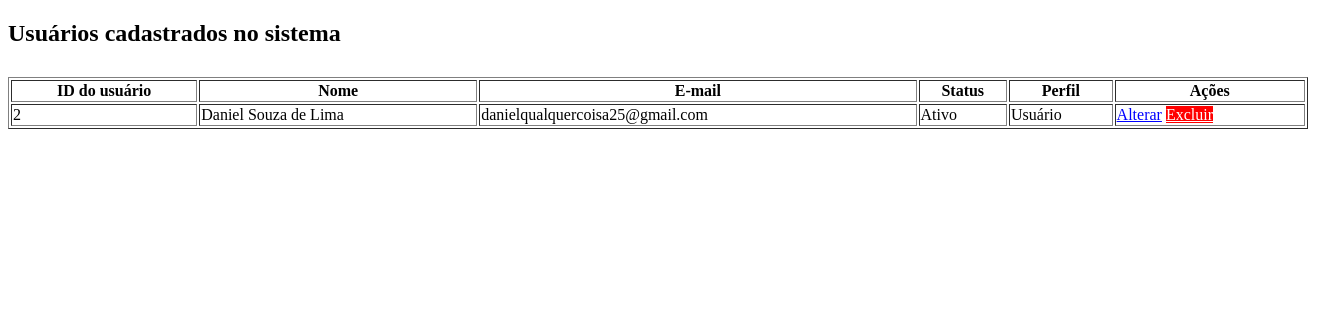
Page /view/adm.php on the earlier database version.
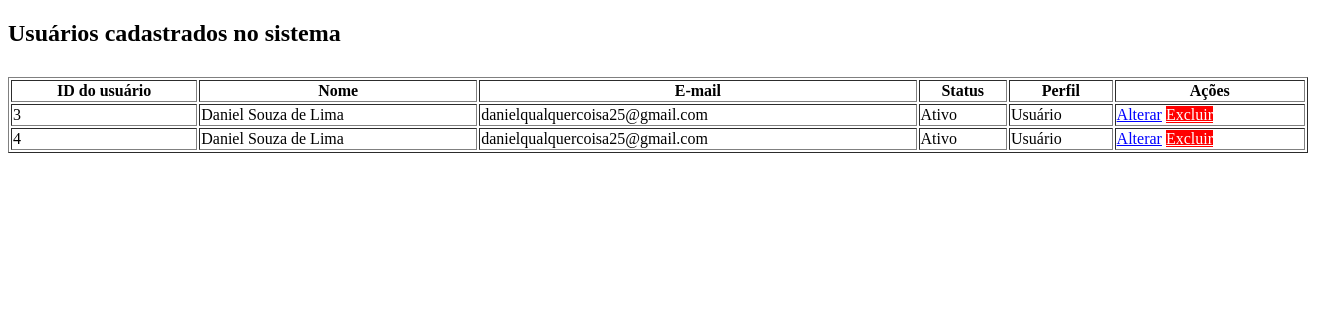
Same page on the later database version.
### tables this page shows
CREATE TABLE `usuario` (
  `id_usuario` int(11) NOT NULL,
  `nome` varchar(100) NOT NULL,
  `email` varchar(100) NOT NULL,
  `senha` varchar(100) NOT NULL,
  `estado` varchar(100) NOT NULL,
  `cidade` varchar(100) NOT NULL,
  `genero` varchar(1) NOT NULL,
  `perfil` varchar(1) NOT NULL,
  `telefone` int(20) NOT NULL,
  `foto` varchar(255) DEFAULT NULL,
  `nascimento` date DEFAULT NULL,
  `situacaoUsuario` int(1) DEFAULT NULL
);

### model/DAO/usuarioDAO.php (called while the page is built, shortened)
<?php
class usuarioDAO{
public function listarUsuarios(){
    try{
        $conn = new PDO('mysql:host=localhost;dbname=anime-chats;charset=utf8',"root","");
        $sql = "SELECT * FROM usuario";
        $stmt = $conn->prepare($sql);
        $stmt->execute();
        $retorno = $stmt->fetchAll(PDO::FETCH_ASSOC);
        return $retorno;
    }catch(PDOException $e){
        echo $e->getMessage();
    }
}
}

### view/adm.php (the view, shortened to what this page needs)
<!DOCTYPE html>
<html lang="en">
<head>
</head>
<body>
    <h2 style="margin-bottom:30px">Usuários cadastrados no sistema</h2>
    <?php
    if (!isset($_GET["idusuario"]) || $_GET["idusuario"] == 0) {
    ?>
        <table border="1" width="1300px">
            <tr>
                <th>ID do usuário</th>
                <th>Nome</th>
                <th>E-mail</th>
                <th>Status</th>
                <th>Perfil</th>
                <th>Ações</th>
            </tr>
            <?php
            require_once "../model/DAO/usuarioDAO.php";
            $usuarioConn = new usuarioDAO();
            $retorno = $usuarioConn->listarUsuarios();
            foreach ($retorno as $usuario) {
            ?>
                <tr <?php if ($usuario["perfil"] == "A") {
                        echo "style='background-color:#B4BAF2'";
                    } ?>>
                    <td><?= $usuario["id_usuario"] ?></td>
                    <td><?= $usuario["nome"] ?></td>
                    <td><?= $usuario["email"] ?></td>
                    <td><?php if ($usuario["situacaoUsuario"] == 1) {
                            echo "Ativo";
                        } else {
                            echo "<p style='color:red;margin:0'>Inativo</p>";
                        } ?></td>
                    <td><?php if ($usuario["perfil"] == "U") {
                            echo "Usuário";
                        } else {
                            echo "<p style='color:darkred;margin:0'>Administrador</p>";
                        } ?></td>
                    <td>
                        <a href="?idusuario=<?= $usuario["id_usuario"] ?>" style="color:blue">Alterar</a>
                        <a href="../control/deletarUsuario.php?idusuario=<?= $usuario["id_usuario"] ?>&nome=<?= $usuario["nome"] ?>" style="background-color:red;border-radius:5px solid black;color:white;cursor:pointer">Excluir</a>
                    </td>
                </tr>
            <?php
            }
            ?>
        </table>
    <?php
    }
    ?>
</body>
</html>

Differences in the rows shown:
removed usuario: id_usuario "2", nome "Daniel Souza de Lima", email "danielqualquercoisa25@gmail.com", situacaoUsuario "Ativo", perfil "Usuário"
added usuario: id_usuario "3", nome "Daniel Souza de Lima", email "danielqualquercoisa25@gmail.com", situacaoUsuario "Ativo", perfil "Usuário"
added usuario: id_usuario "4", nome "Daniel Souza de Lima", email "danielqualquercoisa25@gmail.com", situacaoUsuario "Ativo", perfil "Usuário"
